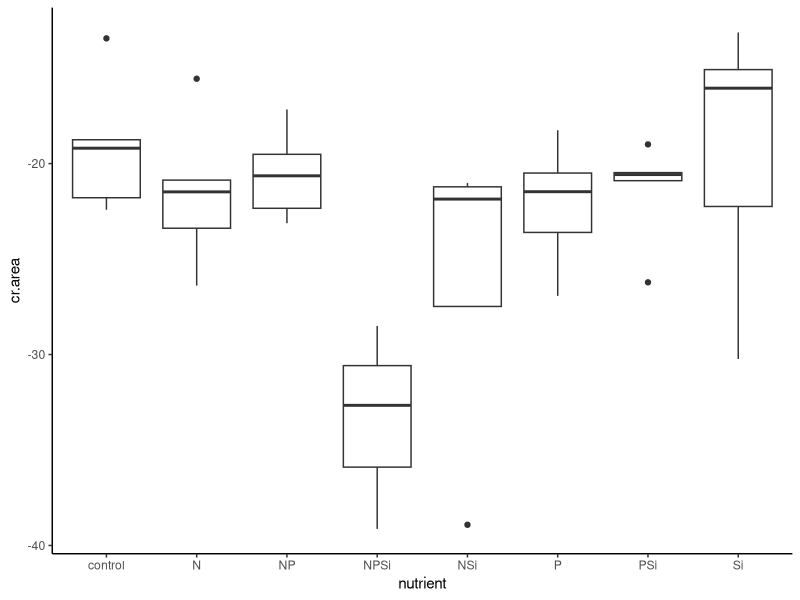
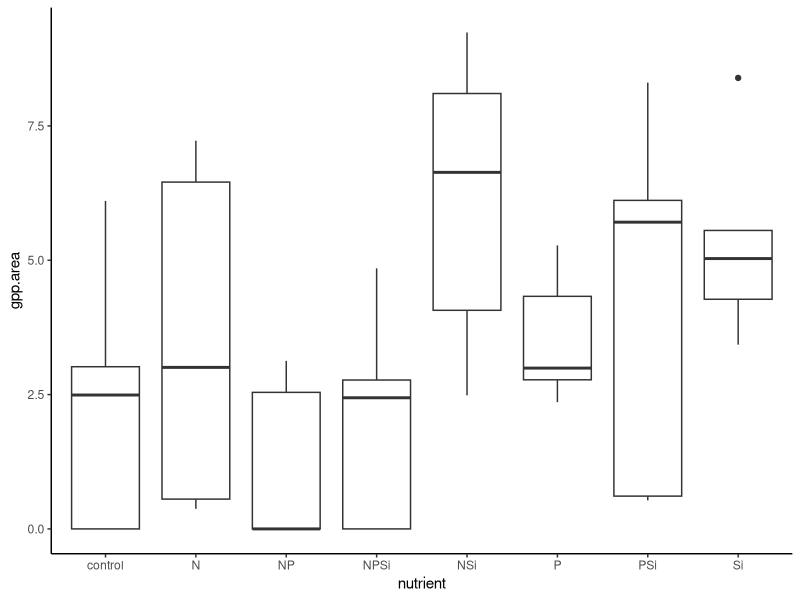
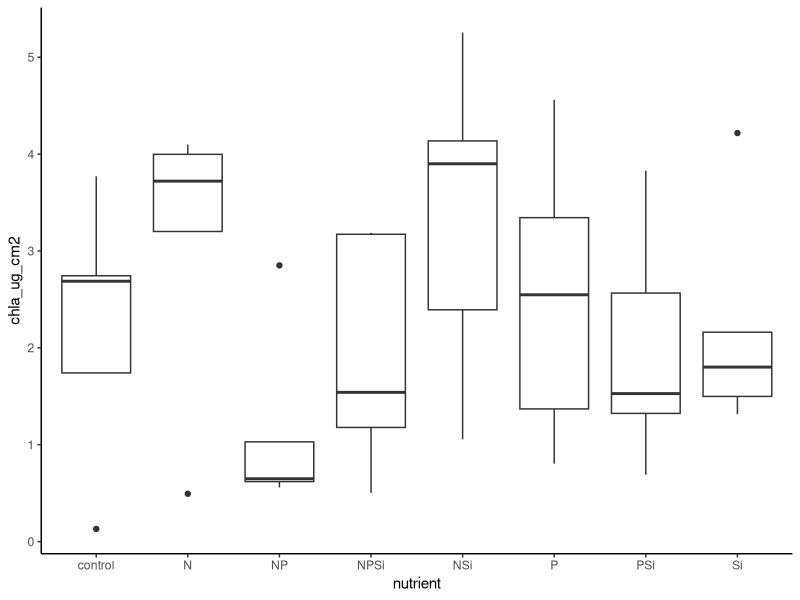
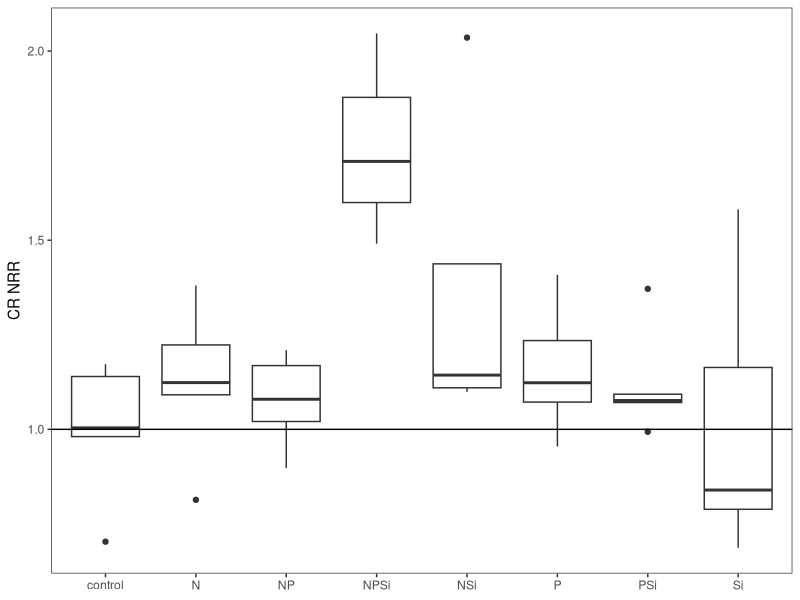
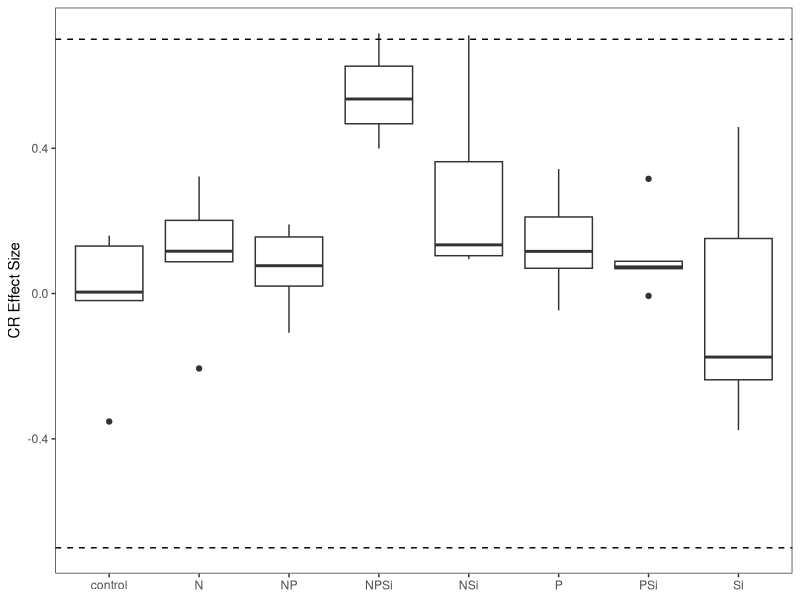
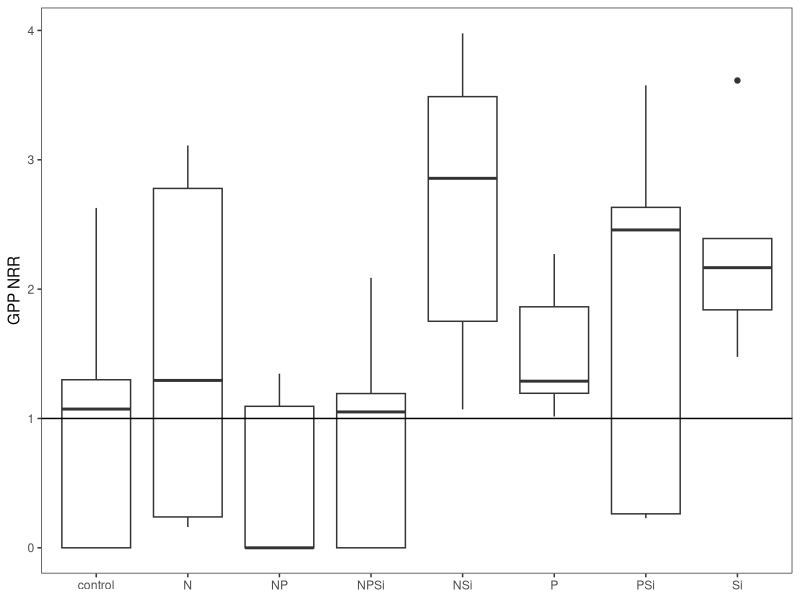
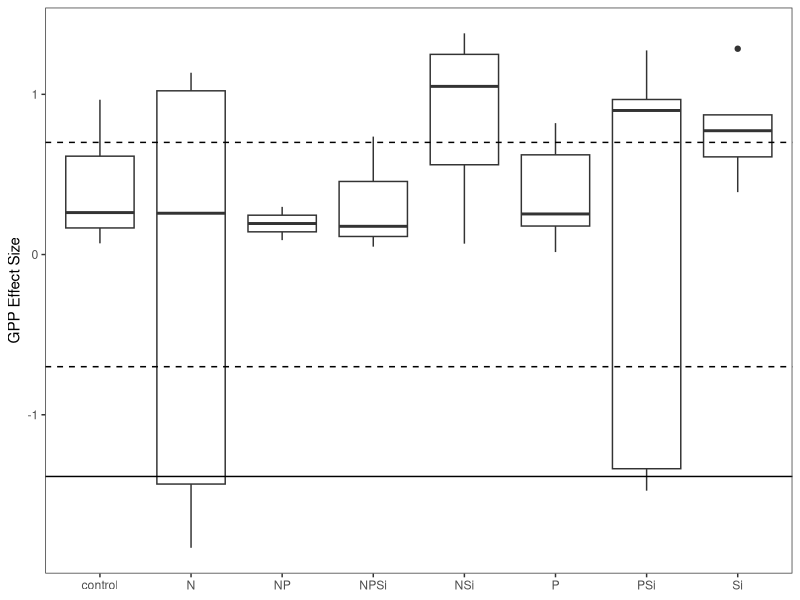
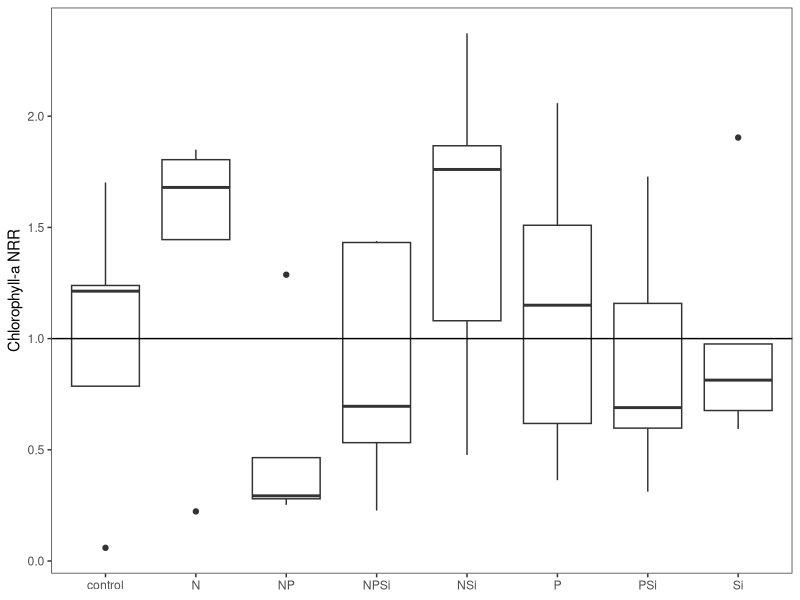

These charts were generated, in order, by the following R code: (Note: this script raises an error after producing the figures.)
#Author:  Clay Arango
#Creation date: 14-Feb-19
#Script to analyze NDS data from Summer 2018 WSB work with S. Roley and A. Alexiades

#packages
library(nlme)
library(nortest)
library(plyr)
library(dplyr)
library(multcomp)
library(MASS)
library(ggplot2)

#Load data
topp <- read.table(file="toppenish_summer.csv", header=T, sep=",")

#set variable
d = topp

#evaluate data to make sure factors are correct
names(d)

unique(d$nutrient) #control, N, NP, NPSi, NSi, P, PSi, Si
unique(d$N) #should be 0 and 1
unique(d$P) #should be 0 and 1
unique(d$Si) #should be 0 and 1
unique(d$top) #should be "sponge" and "glass"
#if need to change, use recode function below. 
d$top<-recode(d$top, "cellulose" ="sponge")
str(d)
 
#convert N and P and Si values (0 or 1 for absence or presence) to factors
d$N<-as.factor(d$N)
d$P<-as.factor(d$P)
d$Si<-as.factor(d$Si)
str(d)

#subset data into gpp and cr response
d.cr = subset(d, top=="sponge", data=d)
d.gpp = subset(d, top=="glass", data=d)

#check for outliers and check data entry before calculating NRR.
ggplot(d.cr, aes(x=nutrient, y=cr.area))+geom_boxplot() +theme_classic()
#ok - one low NSi checks out

#calculate nrr for cr
x<-ddply(d.cr, "nutrient", summarise, ave_cr = mean(cr.area, na.rm=T)) 
x
d.cr$cr.nrr = d.cr$cr.area/-19.11745 #divide by control ave_cr

#check for outliers and check data entry before calculating NRR.
ggplot(d.gpp, aes(x=nutrient, y=gpp.area))+geom_boxplot() +theme_classic()
#ok
ggplot(d.gpp, aes(x=nutrient, y=chla_ug_cm2))+geom_boxplot() +theme_classic()
#ok

#calculate nrr for gpp and chla
x<- ddply(d.gpp, "nutrient", summarise, ave_gpp = mean(gpp.area, na.rm=T), ave_chla = mean(chla_ug_cm2, na.rm=T)) 
x
d.gpp$gpp.nrr = d.gpp$gpp.area/2.323007 #divide by control ave_gpp
d.gpp$chla.nrr = d.gpp$chla_ug_cm2/2.214887 #divide by control ave_chla

#now combine into one and export
d.cr$chla.nrr<-NA
d.cr$gpp.nrr<-NA
d.gpp$cr.nrr<-NA
d.nrr<-rbind(d.cr, d.gpp)
d.nrr$site.date<-"toppenish_summer"
d.nrr$gpp.es<-log(d.nrr$gpp.nrr)
d.nrr$cr.es<-log(d.nrr$cr.nrr)
d.nrr$chla.es<-log(d.nrr$chla.nrr)
write.table(d.nrr, "toppenish_summer_nrr.csv",  sep=",", quote=F, row.names =F)

###############
#plots of NRR
##############
ggplot(data=d.cr, aes(x=nutrient, y=cr.nrr))+geom_boxplot()+theme_bw()+
  ylab("CR NRR")+geom_abline(slope = 0, intercept = 1)+
  theme(axis.title.x=element_blank(), panel.grid.minor=element_blank(), panel.grid.major=element_blank())
#mostly limited; others neutral

ggplot(data=subset(d.nrr, (top=="sponge")), aes(x=nutrient, y=cr.es))+geom_boxplot()+theme_bw()+
  ylab("CR Effect Size")+geom_hline(yintercept = 0.7, lty="dashed")+ geom_hline(yintercept = -0.7, lty="dashed")+
  theme(axis.title.x=element_blank(), panel.grid.minor=element_blank(), panel.grid.major=element_blank())

ggplot(data=d.gpp, aes(x=nutrient, y=gpp.nrr))+geom_boxplot()+theme_bw()+
  ylab("GPP NRR")+geom_abline(slope = 0, intercept = 1)+
  theme(axis.title.x=element_blank(), panel.grid.minor=element_blank(), panel.grid.major=element_blank())
#mostly neutral. Maybe Si limitation

ggplot(data=subset(d.nrr, top =="glass"),aes(x=nutrient, y=gpp.es))+geom_boxplot()+theme_bw()+
  ylab("GPP Effect Size")+geom_hline(yintercept = 0.7, lty="dashed")+
  geom_hline(yintercept = -0.7, lty="dashed")+ geom_hline(yintercept = -1.385)+
  theme(axis.title.x=element_blank(), panel.grid.minor=element_blank(), panel.grid.major=element_blank())

ggplot(data=d.gpp, aes(x=nutrient, y=chla.nrr))+geom_boxplot()+theme_bw()+
  ylab("Chlorophyll-a NRR")+geom_abline(slope = 0, intercept = 1)+ 
  theme(axis.title.x=element_blank(), panel.grid.minor=element_blank(), panel.grid.major=element_blank())
#mostly neutral but N limited and NP inhibited

ggplot(data=subset(d.nrr, (top=="glass")), aes(x=nutrient, y=chla.es))+geom_boxplot()+theme_bw()+
  ylab("Chla Effect Size")+ geom_hline(yintercept = 0.7, lty="dashed")+
  geom_hline(yintercept = -0.7, lty="dashed")+  geom_hline(yintercept = -1.385)+
  theme(axis.title.x=element_blank(), panel.grid.minor=element_blank(), panel.grid.major=element_blank())

##########
#NRR Summary Files
#########

GPP_sum<-ddply(d.gpp, "nutrient", summarise, ave_nrr.gpp=mean(gpp.nrr, na.rm=T), sd_nrr.gpp=sd(gpp.nrr, na.rm=T), 
               se_nrr.gpp =(sd(gpp.nrr)/sqrt(sum(!is.na(gpp.nrr)))), 
               ci95_nrr.gpp = (1.96*(sd(gpp.nrr)/sqrt(sum(!is.na(gpp.nrr))))),
               ave_nrr.chla=mean(chla.nrr, na.rm=T), sd_nrr.chla=sd(chla.nrr, na.rm=T), 
               se_nrr.chla =(sd(chla.nrr)/sqrt(sum(!is.na(chla.nrr)))), 
               ci95_nrr.chla = (1.96*(sd(chla.nrr)/sqrt(sum(!is.na(chla.nrr))))))
CR_sum<-ddply(d.cr, "nutrient", summarise, ave_nrr.cr=mean(cr.nrr, na.rm=T), sd_nrr.cr=sd(cr.nrr, na.rm=T), 
              se_nrr.cr =(sd(cr.nrr)/sqrt(sum(!is.na(cr.nrr)))), 
              ci95_nrr.cr = (1.96*(sd(cr.nrr)/sqrt(sum(!is.na(cr.nrr))))))

#now combine into one and export
d.sum<-merge(GPP_sum, CR_sum, by="nutrient")
d.sum$site_date<-"aht_summer"
write.table(d.sum, "reec_summer_summ.csv",  sep=",", quote=F, row.names =F)

############################################################
#analyze RESPIRATION data
############################################################
M1<-gls(cr.area~N*P*Si, data=d.cr, na.action=na.omit)
E1<-residuals(M1)
qqnorm(E1)
qqline(E1)
ad.test(E1)
   #residuals are more-or-less normally distributed, p=0.2851.Some wiggle around QQ line
hist(E1) #ok
plot(M1)# ok

plot(filter(d.cr, !is.na(cr.area)) %>% dplyr::select(nutrient), 
     E1, xlab="nutrient", ylab="Residuals")
bartlett.test(cr.area~nutrient, data=d.cr)
   #variance test OK p = 0.2108

anova(M1) #simultaneous N and Si limitation (or maybe independent??)
#N               1   9.7726  0.0038
#P               1   3.6147  0.0666
#Si              1   8.0539  0.0079
#N:P             1   0.1440  0.7069
#N:Si            1   9.5384  0.0042
#P:Si            1   2.1673  0.1511
#N:P:Si          1   3.3294  0.0777

##########################################################
#do multiple 2 way ANOVAs to improve our ability to interpret
##########################################################
#N and P
xx = na.omit(subset(d.cr, select = c(N,P,cr.area)))
interaction.plot(xx$N, xx$P, xx$cr.area*-1)


#N and Si
xx = na.omit(subset(d.cr, select = c(N,Si,cr.area)))
interaction.plot(xx$N, xx$Si, xx$cr.area*-1)
#N increases in presence of Si

#P and Si
xx = na.omit(subset(d.cr, select = c(P,Si,cr.area)))
interaction.plot(xx$P, xx$Si, xx$cr.area*-1)

##########################################################
#Analyze CR by removing all Si treatments
##########################################################
d.crNoSi = subset(d.cr, Si==0)

M1<-gls(cr.area~N*P, data=d.crNoSi, na.action=na.omit)
E1<-residuals(M1)
qqnorm(E1)
qqline(E1)
ad.test(E1)
#residuals are normally distributed p = 0.58
hist(E1)  
plot(M1)

bartlett.test(cr.area~nutrient, data=d.crNoSi)
#variance test 0.80

anova(M1)

##########################################################
#do 2 way ANOVAs to interpret
##########################################################
#N and P
xx = na.omit(subset(d.cr, select = c(N,P,cr.area)))
interaction.plot(xx$N, xx$P, xx$cr.area*-1)

#N limitation
##########################################################
ggplot(data=d.cr, aes(x=nutrient, y = cr.area))+geom_boxplot()

x <- group_by(d.cr, nutrient) %>%  # Grouping function causes subsequent functions to aggregate by treatment
  summarize(cr.mean = abs(mean(cr.area, na.rm = TRUE)), # na.rm = TRUE to remove missing values
            cr.sd=abs(sd(cr.area, na.rm = TRUE)),  # na.rm = TRUE to remove missing values
            n = sum(!is.na(cr.area)), # of observations, excluding NAs. 
            cr.se=cr.sd/sqrt(n))

ggplot(data=x, aes(x=nutrient, y=cr.mean)) + 
  geom_bar(stat="identity", position=position_dodge(), color = "black") + 
  geom_errorbar(aes(ymin=cr.mean, ymax=cr.mean+cr.se), width=0.2, 
                position=position_dodge(0.9)) + 
  xlab("Nutrient") +
  ylab(expression(Respiration~(ug~O[2]~m^{-2}~h^{-1}))) +
  ylim(0,20) +
  labs(fill="Light") +
  theme_bw() +
  theme(panel.grid.major=element_blank(),
        panel.grid.minor=element_blank(),
        legend.title=element_text(size=6),
        legend.key=element_blank(), 
        legend.position=c(0.5,0.95), 
        legend.text=element_text(size=8), 
        legend.background=element_blank(), 
        legend.direction="horizontal", 
        legend.key.size=unit(0.3, "cm"), 
        axis.title.y=element_text(size=8), 
        axis.title.x=element_text(size=8), 
        axis.text.x=element_text(size=8))


#ggsave('output/figures/Aht_summer_CRNRR.tiff',
#       units="in",
#       width=3.25,
#       height=3.25,
#       dpi=1200,
#       compression="lzw")

############################################################
#analyze the PRODUCTION data
############################################################

M1<-gls(gpp.area~N*P*Si, data=d.gpp, na.action=na.omit) #had to log-transform
E1<-residuals(M1)
qqnorm(E1)
qqline(E1)
ad.test(E1)
  #ok, a little wiggle, p = 0.49

hist(E1, xlab="residuals", main="")
plot(M1)#ok

plot(filter(d.gpp, !is.na(gpp.area)) %>% dplyr::select(nutrient), 
     E1, xlab="nutrient", ylab="Residuals")
bartlett.test(gpp.area~nutrient, data=d.gpp)
   #ok

ggplot(data=d.gpp, aes(x=nutrient, y = gpp.area))+geom_boxplot()#
anova(M1)

kruskal.test(gpp.area~N+P+Si, data=d.gpp, na.action=na.omit)#kruskal-wallis can only have 1 factor


x <- group_by(d.gpp, nutrient) %>%  # Grouping function causes subsequent functions to aggregate by season and reach
  summarize(gpp.mean = abs(mean(gpp.area, na.rm = TRUE)), # na.rm = TRUE to remove missing values
            gpp.sd=abs(sd(gpp.area, na.rm = TRUE)),  # na.rm = TRUE to remove missing values
            n = sum(!is.na(gpp.area)), # of observations, excluding NAs. 
            gpp.se=gpp.sd/sqrt(n))

ggplot(data=x, aes(x=nutrient, y=gpp.mean)) + 
  geom_bar(stat="identity", position=position_dodge(), color = "black") + 
  geom_errorbar(aes(ymin=gpp.mean, ymax=gpp.mean+gpp.se), width=0.2, 
                position=position_dodge(0.9)) + 
  xlab("Nutrient") +
  ylab(expression(Production~(ug~O[2]~m^{-2}~h^{-1}))) +
  labs(fill="Light") +
  theme_bw() +
  theme(panel.grid.major=element_blank(),
        panel.grid.minor=element_blank(), 
        legend.title=element_text(size=6), 
        legend.key=element_blank(),  
        legend.position=c(0.5,0.95),  
        legend.text=element_text(size=8),  
        legend.background=element_blank(),  
        legend.direction="horizontal",  
        legend.key.size=unit(0.3, "cm"),  
        axis.title.y=element_text(size=8),  
        axis.title.x=element_text(size=8),  
        axis.text.x=element_text(size=8))

#ggsave('output/figures/gppByNutrient.tiff',
#       units="in",
#       width=3.25,
#       height=3.25,
#       dpi=1200,
#       compression="lzw")


############################################################
#analyze the CHL-A biomass on disks
############################################################
M1<-gls(chla_ug_cm2~N*P*Si, data=d.gpp, na.action=na.omit) 
E1<-residuals(M1)
qqnorm(E1)
qqline(E1) #ok
ad.test(E1)
#p=0.6611

hist(E1, xlab="residuals", main="") #good!
plot(M1) #ok

plot(filter(d.gpp, !is.na(chla_ug_cm2)) %>% dplyr::select(nutrient), 
     E1, xlab="nutrient", ylab="Residuals")
bartlett.test(gpp.area~nutrient, data=d.gpp)
#ok p = 0.5275

anova(M1)
#N               1   0.11757  0.7339
#P               1   3.76941  0.0610
#Si              1   0.07559  0.7851
#N:P             1   4.23580  0.0478
#N:Si            1   0.86221  0.3601
#P:Si            1   0.00002  0.9969
#N:P:Si          1   0.38346  0.5401

##########################################################
#do multiple 2 way ANOVAs to improve our ability to interpret
##########################################################
#N and P
xx = na.omit(subset(d.gpp, select = c(N,P,chla_ug_cm2)))
interaction.plot(xx$N, xx$P, xx$chla_ug_cm2)

#N and Si
xx = na.omit(subset(d.gpp, select = c(N,Si,chla_ug_cm2)))
interaction.plot(xx$N, xx$Si, xx$chla_ug_cm2)

#P and Si
xx = na.omit(subset(d.gpp, select = c(P,Si,chla_ug_cm2)))
interaction.plot(xx$P, xx$Si, xx$chla_ug_cm2)

##########################################################
#Analyze chl-a by removing all Si treatments
##########################################################
d.gppNoSi = subset(d.gpp, Si==0)

M1<-gls(chla_ug_cm2~N*P, data=d.gppNoSi, na.action=na.omit)
E1<-residuals(M1)
qqnorm(E1)
qqline(E1)
ad.test(E1)
#residuals look good (p=0.80)
hist(E1)
plot(M1)

bartlett.test(chla_ug_cm2~nutrient, data=d.gpp)
#data look OK p=0.98

anova(M1)

#Interpret Interaction
#N and P
xx = na.omit(subset(d.gppNoSi, select = c(N,P,chla_ug_cm2)))
interaction.plot(xx$N, xx$P, xx$chla_ug_cm2)
